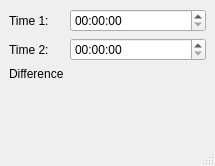
<?xml version="1.0" encoding="UTF-8"?>
<ui version="4.0">
 <class>Window</class>
 <widget class="QMainWindow" name="Window">
  <property name="geometry">
   <rect>
    <x>0</x>
    <y>0</y>
    <width>215</width>
    <height>166</height>
   </rect>
  </property>
  <property name="windowTitle">
   <string>Tardisff</string>
  </property>
  <widget class="QWidget" name="centralwidget">
   <layout class="QGridLayout" name="gridLayout">
    <item row="0" column="0">
     <layout class="QFormLayout" name="formLayout">
      <item row="0" column="0">
       <widget class="QLabel" name="label_time1">
        <property name="text">
         <string>Time 1:</string>
        </property>
       </widget>
      </item>
      <item row="2" column="1">
       <widget class="QTimeEdit" name="timeEdit2"/>
      </item>
      <item row="2" column="0">
       <widget class="QLabel" name="label_time2">
        <property name="text">
         <string>Time 2:</string>
        </property>
       </widget>
      </item>
      <item row="0" column="1">
       <widget class="QTimeEdit" name="timeEdit1"/>
      </item>
      <item row="3" column="0">
       <widget class="QLabel" name="label_timeDiff">
        <property name="text">
         <string>Difference</string>
        </property>
       </widget>
      </item>
      <item row="3" column="1">
       <widget class="QLabel" name="label_timeDiffOut">
        <property name="text">
         <string/>
        </property>
       </widget>
      </item>
     </layout>
    </item>
   </layout>
  </widget>
  <widget class="QMenuBar" name="menubar">
   <property name="geometry">
    <rect>
     <x>0</x>
     <y>0</y>
     <width>215</width>
     <height>21</height>
    </rect>
   </property>
  </widget>
  <widget class="QStatusBar" name="statusbar"/>
 </widget>
 <resources/>
 <connections/>
</ui>
